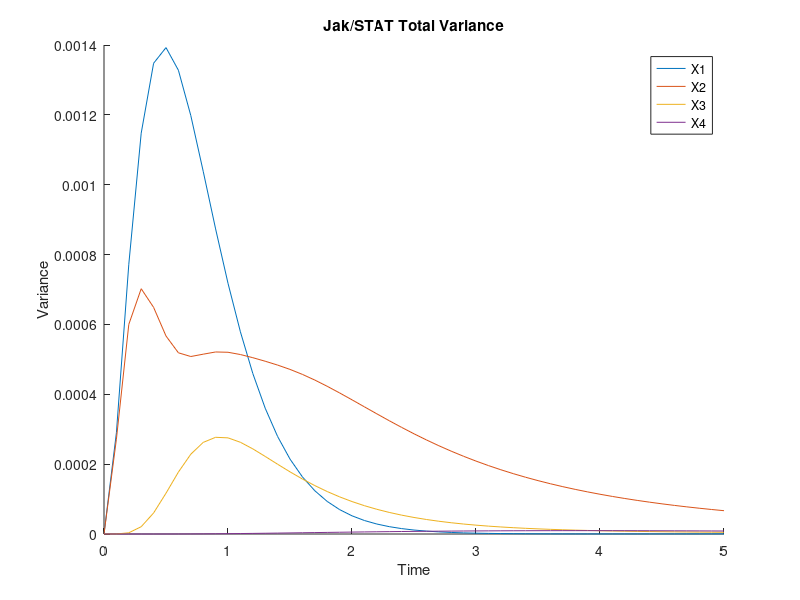

MATLAB code for this plot:
load('vartotal1'); load('vartotal2'); load('vartotal3'); load('vartotal4');
load('x1exnew'); load('x2exnew'); load('x3exnew'); load('x4exnew'); 
load('pi'); load('phiprod')

for i = 1:1:9 %N is 9, L is 6
    varsum1(i,:) = pi(1,i).*vartotal1(i,:); %for each state
    varsum2(i,:) = pi(1,i).*vartotal2(i,:);
    varsum3(i,:) = pi(1,i).*vartotal3(i,:);
    varsum4(i,:) = pi(1,i).*vartotal4(i,:);
end
tmp1real = zeros(1,51);
tmp2real = zeros(1,51);
tmp3real = zeros(1,51);
tmp4real = zeros(1,51);
for i = 1:1:9
    for j = 1:1:9
        for k = 1:1:6
          tmp1 = pi(k,i)*pi(k,j)*phiprod(k)*x1exnew(i,:).*x1exnew(j,:);
          tmp1real = tmp1real+tmp1;
          tmp2 = pi(k,i)*pi(k,j)*phiprod(k)*x2exnew(i,:).*x2exnew(j,:);
          tmp2real = tmp2real+tmp2;
          tmp3 = pi(k,i)*pi(k,j)*phiprod(k)*x3exnew(i,:).*x3exnew(j,:);
          tmp3real = tmp3real+tmp3;
          tmp4 = pi(k,i)*pi(k,j)*phiprod(k)*x4exnew(i,:).*x4exnew(j,:);
          tmp4real = tmp4real+tmp4;
        end   
    end
end

totvar1 = sum(varsum1,1) + sum(tmp1real,1) - (pi(1,:)*x1exnew).^2;
totvar2 = sum(varsum2,1) + sum(tmp2real,1) - (pi(1,:)*x2exnew).^2;
totvar3 = sum(varsum3,1) + sum(tmp3real,1) - (pi(1,:)*x3exnew).^2;
totvar4 = sum(varsum4,1) + sum(tmp4real,1) - (pi(1,:)*x4exnew).^2;

t = [0:.1:5];

save('totvar1','totvar1')
save('totvar2','totvar2')
save('totvar3','totvar3')
save('totvar4','totvar4')

figure
hold on 
plot(t,totvar1), plot(t,totvar2),plot(t,totvar3), plot(t,totvar4)
xlabel('Time')
ylabel('Variance')
legend('X1','X2','X3','X4')
title('Jak/STAT Total Variance')